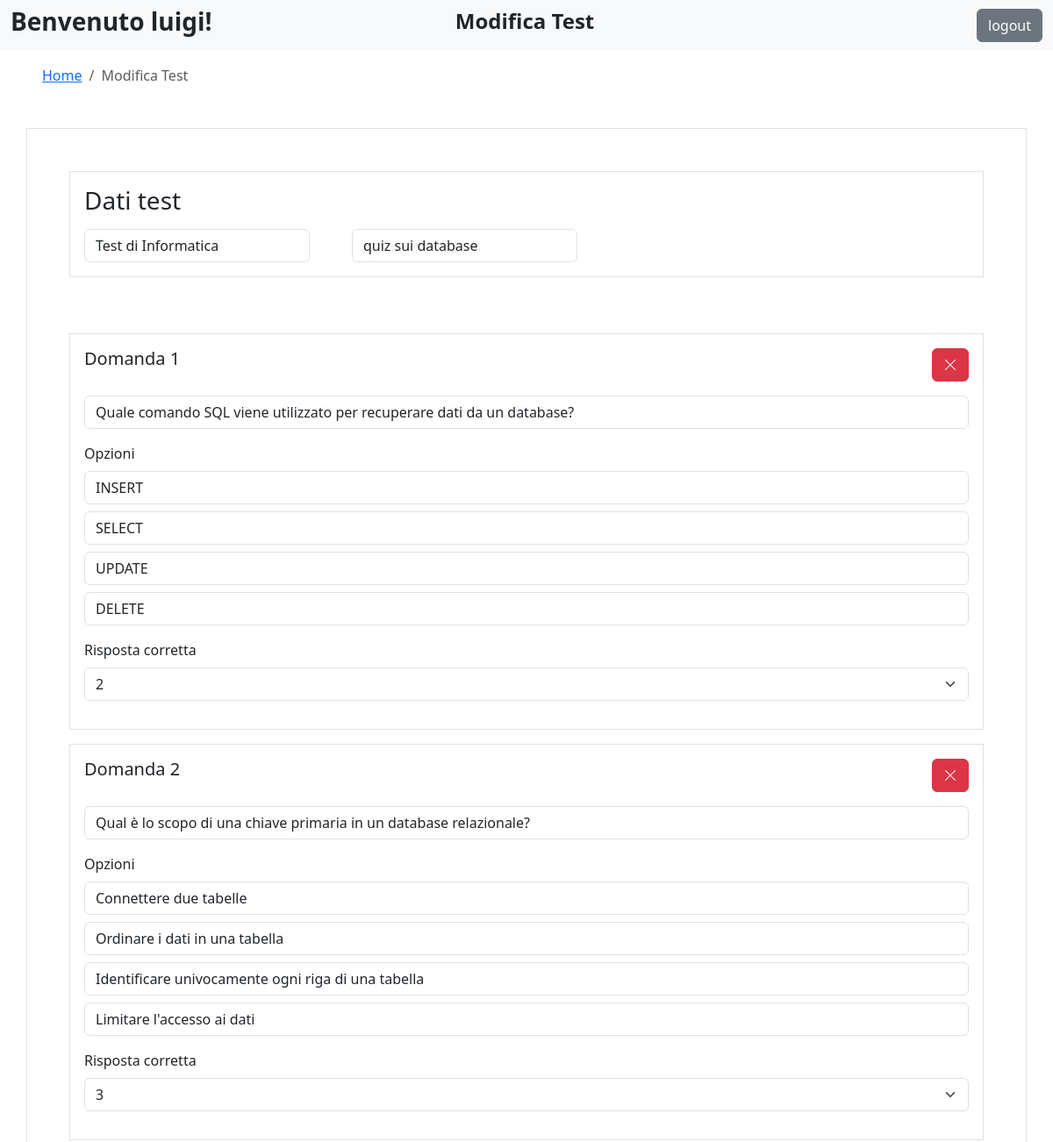
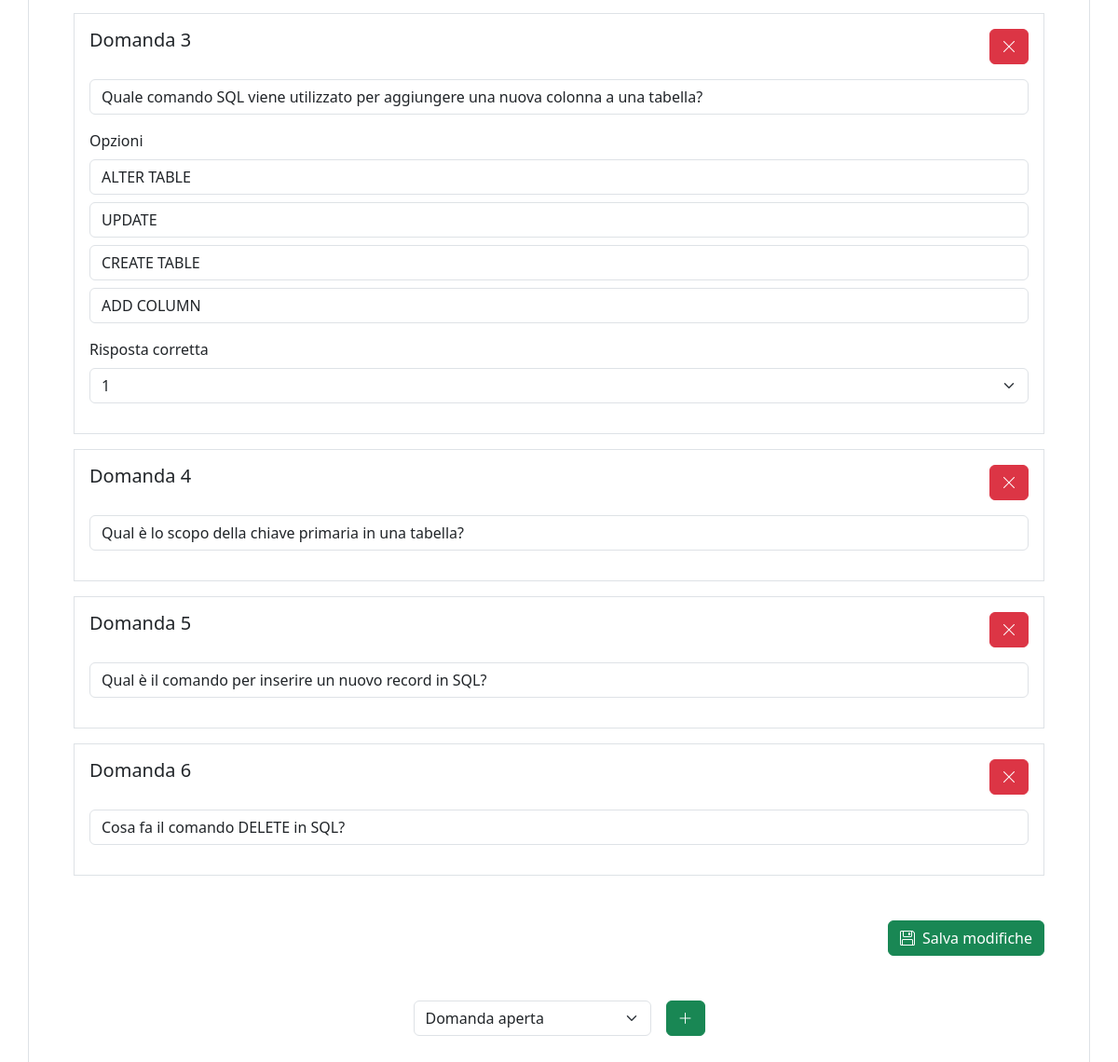
The app's page /modificaTest.php?id_test=1 (signed in) with its own data (2 pictures, top to bottom).
### tables this page shows
CREATE TABLE IF NOT EXISTS `test` (
  `id` int(11) NOT NULL,
  `titolo` varchar(255) NOT NULL,
  `descrizione` text DEFAULT NULL,
  `creato_da` int(11) DEFAULT NULL
);

CREATE TABLE IF NOT EXISTS `domanda` (
  `id` int(11) NOT NULL,
  `testo` varchar(2000) NOT NULL,
  `tipo` enum('multipla','aperta') DEFAULT NULL,
  `id_test` int(11) NOT NULL
);

CREATE TABLE IF NOT EXISTS `risposta` (
  `id` int(11) NOT NULL,
  `testo` varchar(2000) DEFAULT NULL,
  `corretta` tinyint(1) NOT NULL,
  `id_domanda` int(11) NOT NULL
);

### modificaTest.php (the view, shortened to what this page needs)
<?php
    include "include/db.php";
    $id_test=null;
    if ($_SERVER['REQUEST_METHOD'] === 'GET' && isset($_GET["id_test"])){
        $id_test = $_GET["id_test"];
    }else if($_SERVER['REQUEST_METHOD'] === 'POST' && isset($_POST["salva_modifiche"])){
        try {
            $id_test = $_POST["id_test"];
            $titolo = $_POST['titolo'];
            $descrizione = $_POST['descrizione'];
            $sql_update_test = "UPDATE test SET titolo = ?, descrizione = ? WHERE id = ?";
            $stmt = $conn->prepare($sql_update_test);
            $stmt->bind_param("ssi", $titolo, $descrizione, $id_test);
            $stmt->execute();
            $sql = "SELECT id FROM domanda WHERE id_test = ?";
            $stmt = $conn->prepare($sql);
            $stmt->bind_param("i", $id_test);
            $stmt->execute();
            $result = $stmt->get_result();
            $existing_question_ids = $result->fetch_all(MYSQLI_ASSOC);
            $submitted_ids = $_POST['domanda_ids'] ?? [];
            $existing_ids = array_column($existing_question_ids, 'id');
            $to_delete = array_diff($existing_ids, $submitted_ids);
            if (!empty($to_delete)) {
                $placeholders = implode(',', array_fill(0, count($to_delete), '?'));
                $sql_delete_questions = "DELETE FROM domanda WHERE id IN ($placeholders)";
                $stmt_delete = $conn->prepare($sql_delete_questions);
                $stmt_delete->bind_param(str_repeat('i', count($to_delete)), ...$to_delete);
                $stmt_delete->execute();
            }
            foreach ($_POST['tipo'] as $index => $tipo) {
                $question_id = $submitted_ids[$index] ?? null;
                $testo = $_POST["testo"][$index];
                if ($question_id) {
                    $sql_update_question = "UPDATE domanda SET testo = ?, tipo = ? WHERE id = ?";
                    $stmt_update_question = $conn->prepare($sql_update_question);
                    $stmt_update_question->bind_param("ssi", $testo, $tipo, $question_id);
                    $stmt_update_question->execute();
                } else {
                    $sql_insert_question = "INSERT INTO domanda (id_test, testo, tipo) VALUES (?, ?, ?)";
                    $stmt_insert_question = $conn->prepare($sql_insert_question);
                    $stmt_insert_question->bind_param("iss", $id_test, $testo, $tipo);
                    $stmt_insert_question->execute();
                    $question_id = $conn->insert_id;
                }
                if ($tipo === 'multipla') {
                    $sql_delete_options = "DELETE FROM risposta WHERE id_domanda = ?";
                    $stmt_delete_options = $conn->prepare($sql_delete_options);
                    $stmt_delete_options->bind_param("i", $question_id);
                    $stmt_delete_options->execute();
                    $op = $_POST['opzioni'][$index] ?? [[1=>""],[2=>""],[3=>""],[4=>""]];
                    foreach ($op as $option_index => $option_text) {
                        $is_correct = ($_POST['rispostaCorretta'][$index] == $option_index + 1) ? 1 : 0;
                        $sql_insert_option = "INSERT INTO risposta (id_domanda, testo, corretta) VALUES (?, ?, ?)";
                        $stmt_insert_option = $conn->prepare($sql_insert_option);
                        $stmt_insert_option->bind_param("isi", $question_id, $option_text, $is_correct);
                        $stmt_insert_option->execute();
                    }
                }
            }
            $_SESSION["testModificato"]=1;
            go_to("docenti.php");
        } catch (\Throwable $th) {
            $_SESSION["testModificato"]=0;
            go_to("docenti.php?testModificato=0");
        }
    }else{
        go_to("docenti.php");
        exit();
    }
    $sql = "SELECT * FROM test WHERE id = ?";
    $stmt = $conn->prepare($sql);
    $stmt->bind_param("i", $id_test);
    $stmt->execute();
    $result = $stmt->get_result();
    $test = $result->fetch_assoc();
    $sql_questions = "SELECT * FROM domanda WHERE id_test = ?";
    $stmt_questions = $conn->prepare($sql_questions);
    $stmt_questions->bind_param("i", $id_test);
    $stmt_questions->execute();
    $result_questions = $stmt_questions->get_result();
    $domande = $result_questions->fetch_all(MYSQLI_ASSOC);
    $sql_options = "SELECT * FROM risposta WHERE id_domanda IN (SELECT id FROM domanda WHERE id_test = ?)";
    $stmt_options = $conn->prepare($sql_options);
    $stmt_options->bind_param("i", $id_test);
    $stmt_options->execute();
    $result_options = $stmt_options->get_result();
    $opzioni = $result_options->fetch_all(MYSQLI_ASSOC);
    $grouped_options = [];
    foreach ($opzioni as $opzione) {
        $grouped_options[$opzione['id_domanda']][] = $opzione;
    }
?>
<!DOCTYPE html>
<html lang="en">
<head>
    <link rel="stylesheet" href="https://cdn.jsdelivr.net/npm/bootstrap@4.3.1/dist/css/bootstrap.min.css">
    <link href="https://cdn.jsdelivr.net/npm/bootstrap@5.3.0-alpha1/dist/css/bootstrap.min.css" rel="stylesheet">
    <link href="https://cdn.jsdelivr.net/npm/bootstrap-icons/font/bootstrap-icons.css" rel="stylesheet">
</head>
<body>
    <nav class="navbar navbar-expand-lg navbar-light bg-light">
        <div class="container-fluid d-flex justify-content-between">
            <h3 class="fw-bold">Benvenuto <?php echo $_SESSION["username"]; ?>!</h3>
            <h4 class="fw-bold text-center" style="transform: translateX(-50%);">Modifica Test</h4>
            <form class="d-flex" method="POST" action="php/do_logout.php">
                <input class="btn btn-secondary ms-auto" type="submit" id="logout" name="logout" value="logout">
            </form>
        </div>
    </nav>
    <div class="ms-5 mt-3">
    <nav aria-label="breadcrumb">
    <ol class="breadcrumb">
        <li class="breadcrumb-item"><a href="docenti.php">Home</a></li>
        <li class="breadcrumb-item active" aria-current="page">Modifica Test</li>
    </ol>
    </nav>
    </div>
    <div class="container mt-5 border p-5 d-flex flex-column gap-5">
        <form action="modificaTest.php" method="POST" class="d-flex flex-column gap-5">
            <div class="border p-3">
                <h3>Dati test</h3>
                <div class="d-flex gap-5 mt-3">
                    <div>
                        <input class="form-control" type="text" id="titolo" name="titolo" placeholder="Nome del test" required <?php echo 'value="'.$test["titolo"].'"';  ?>>
                    </div>
                    <div>
                        <input class="form-control" type="text" id="descrizione" name="descrizione" placeholder="Descrizione" <?php echo 'value="'.$test["descrizione"].'"';  ?>>
                    </div>
                </div>
            </div>
            <div class="domande-container">
                <?php foreach ($domande as $index => $domanda): ?>
                    <div class="border p-3 mt-3">
                        <div class="form-group">
                            <label for="domanda_<?php echo $index; ?>" class="d-flex justify-content-between">
                                <h5>Domanda <?php echo $index + 1; ?></h5>
                                <button type="button" class="btn btn-danger delete-question mb-2"><i class="bi bi-x-lg"></i></button>
                            </label>
                            <input type="text" class="form-control" name="testo[]" value="<?php echo htmlspecialchars($domanda['testo']); ?>" placeholder="Scrivi domanda">
                        </div>
                        <?php if ($domanda['tipo'] === 'multipla'): ?>
                            <div class="form-group mt-2">
                                <label>Opzioni</label>
                                <?php foreach ($grouped_options[$domanda['id']] as $i => $opzione): ?>
                                    <input type="text" class="form-control mb-2" name="opzioni[<?php echo $index; ?>][<?php echo $i; ?>]" value="<?php echo htmlspecialchars($opzione['testo']); ?>" placeholder="Opzione <?php echo $i + 1; ?>">
                                <?php endforeach; ?>
                            </div>
                            <div class="form-group mt-2">
                                <label for="risposta">Risposta corretta</label>
                                <select class="form-select" name="rispostaCorretta[<?php echo $index; ?>]">
                                    <?php foreach ($grouped_options[$domanda['id']] as $i => $opzione): ?>
                                        <option value="<?php echo $i + 1; ?>" <?php echo $opzione['corretta'] ? 'selected' : ''; ?>>
                                            <?php echo $i + 1; ?>
                                        </option>
                                    <?php endforeach; ?>
                                </select>
                            </div>
                        <?php endif; ?>
                    </div>
                <?php endforeach; ?>
            </div>
            <div class="ms-auto">
                <button class="btn btn-success my-auto" id="salva_modifiche" name="salva_modifiche"><i class="bi bi-floppy me-2"></i>Salva modifiche</button>
            </div>
        </form>
        <div class="d-flex justify-content-center gap-3">
            <select class="form-select" style="width: auto;" name="tipoNuovaDomanda" id="tipoNuovaDomanda">
                <option value="aperta">Domanda aperta</option>
            </select>
            <button class="btn btn-success my-auto" id="aggiungi-domanda"><i class="bi bi-plus-lg"></i></button>
        </div>
    </div>
</body>
</html>

### records on screen
test: titolo "Test di Informatica", descrizione "quiz sui database"
domanda: testo "Quale comando SQL viene utilizzato per recuperare dati da un database?"
risposta: testo "INSERT"
risposta: testo "SELECT"
risposta: testo "UPDATE"
risposta: testo "DELETE"
domanda: testo "Qual è lo scopo di una chiave primaria in un database relazionale?"
risposta: testo "Connettere due tabelle"
risposta: testo "Ordinare i dati in una tabella"
risposta: testo "Identificare univocamente ogni riga di una tabella"
risposta: testo "Limitare l'accesso ai dati"
domanda: testo "Quale comando SQL viene utilizzato per aggiungere una nuova colonna a una tabella?"
risposta: testo "ALTER TABLE"
risposta: testo "UPDATE"
risposta: testo "CREATE TABLE"
risposta: testo "ADD COLUMN"
domanda: testo "Qual è lo scopo della chiave primaria in una tabella?"
domanda: testo "Qual è il comando per inserire un nuovo record in SQL?"
domanda: testo "Cosa fa il comando DELETE in SQL?"

### other values on screen
$_SESSION["username"] "luigi"
form field value "2"
form field value "3"
form field value "1"
